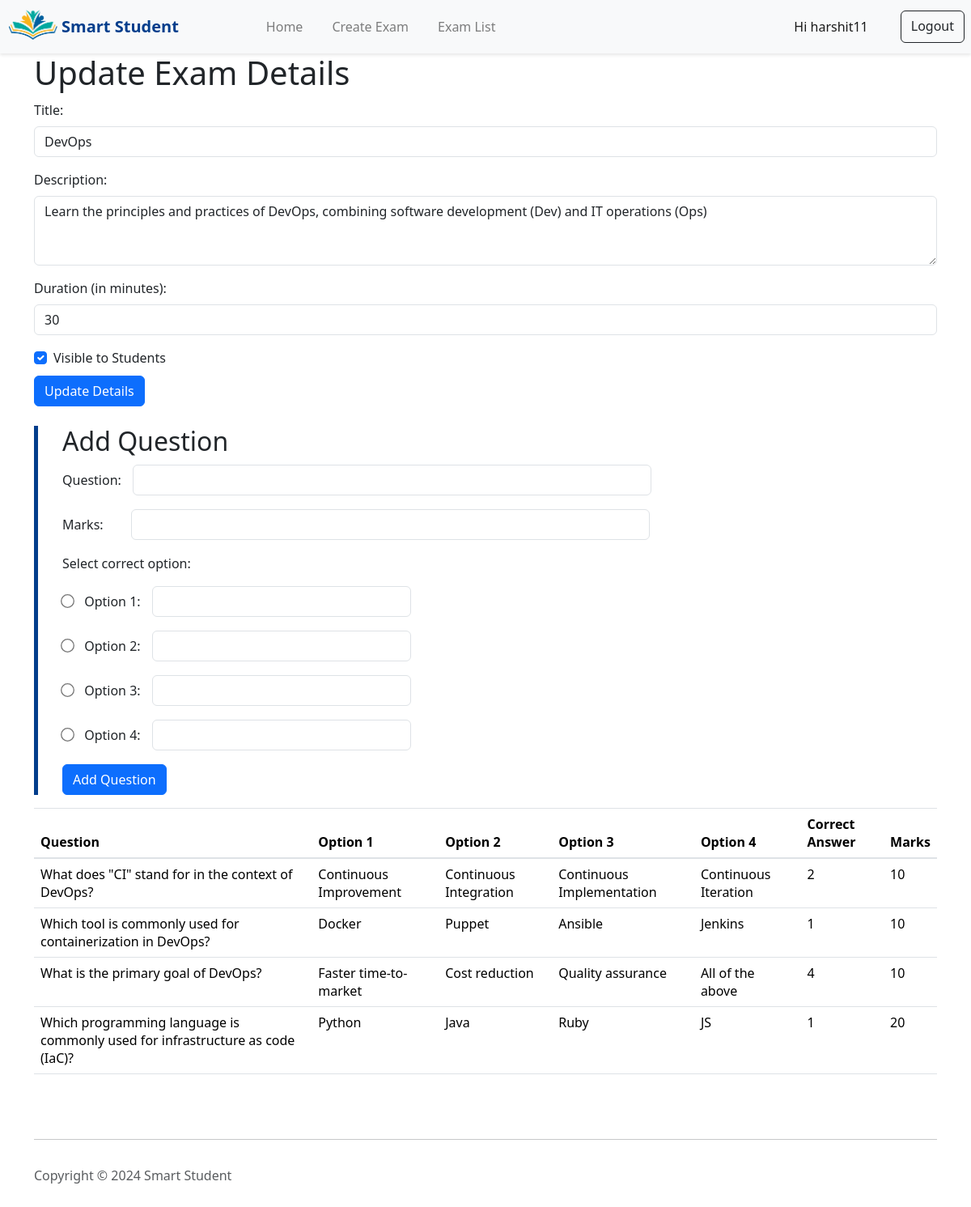
The page /exam/1/ (signed in) on the database its author committed.
### pages/models.py (models this page shows)
class Exam(models.Model):
    title = models.CharField(max_length=100)
    description = models.TextField()
    duration = models.IntegerField()
    teacher = models.ForeignKey(User, on_delete=models.CASCADE, related_name='exams')
    visibility = models.BooleanField(default=False)

class Question(models.Model):
    exam = models.ForeignKey(Exam, on_delete=models.CASCADE, related_name='questions')
    question= models.CharField(default ='', max_length=50)
    option1 = models.CharField(max_length=100)
    option2 = models.CharField(max_length=100)
    option3 = models.CharField(max_length=100)
    option4 = models.CharField(max_length=100)
    correct_answer = models.IntegerField()
    marks = models.IntegerField(default=1)

### pages/views.py (the view)
# urls.py: path('exam/<int:id>/', exam, name='exam'),
def exam(request, id):
    exam = Exam.objects.get(id=id)
    questions= Question.objects.filter(exam_id=id)
    return render(request, 'teacher/exam.html', {'exam': exam, 'questions': questions})

### pages/templates/teacher/exam.html (shortened to what this page needs)
<html>
    <head>
         {% load bootstrap5 %}
  {% bootstrap_css %}
  {% load static %}
  <link rel="stylesheet" href="{% static 'global.css' %}">
    </head>
    <body>
        {% include 'navbar.html' %}
        <!DOCTYPE html>
        <html lang="en">
        <head>
            <link rel="stylesheet" href="https://stackpath.bootstrapcdn.com/bootstrap/4.5.2/css/bootstrap.min.css">
        </head>
        <body>
            <div class="container">
                <form method="post" >
                    <h1>Update Exam Details</h1>
                    <div class="form-group">
                        <label for="title">Title:</label>
                        <input type="text" class="form-control" id="title" name="title" value="{{ exam.title }}">
                    </div>
                    <div class="form-group">
                        <label for="description">Description:</label>
                        <textarea class="form-control" id="description" name="description" rows="3">{{ exam.description }}</textarea>
                    </div>
                    <div class="form-group">
                        <label for="duration">Duration (in minutes):</label>
                        <input type="number" class="form-control" id="duration" name="duration" value="{{ exam.duration }}">
                    </div>
                    <div class="form-group form-check">
                        <input type="checkbox" class="form-check-input" id="visibility" name="visibility" {% if exam.visibility %}checked{% endif %}>
                        <label class="form-check-label" for="visibility">Visible to Students</label>
                    </div>
                    <button type="submit" class="btn btn-primary my-2">Update Details</button>
                </form>
                {% include 'teacher/addQuestion.html' %}
                <table class="table table-hover">
                    <thead>
                        <tr>
                            <th>Question</th>
                            <th>Option 1</th>
                            <th>Option 2</th>
                            <th>Option 3</th>
                            <th>Option 4</th>
                            <th>Correct Answer</th>
                            <th>Marks</th>
                        </tr>
                    </thead>
                    <tbody>
                        {% for question in questions %}
                        <tr>
                            <td>{{ question.question }}</td>
                            <td>{{ question.option1 }}</td>
                            <td>{{ question.option2 }}</td>
                            <td>{{ question.option3 }}</td>
                            <td>{{ question.option4 }}</td>
                            <td>{{ question.correct_answer }}</td>
                            <td>{{ question.marks }}</td>
                        </tr>
                        {% endfor %}
                    </tbody>
                </table>
            </div>
        </body>
        </html>
        {% include 'footer.html' %}
    </body>
</html>

### pages/templates/navbar.html (shortened to what this page needs)
<html>
  <head>
    {% load bootstrap5 %} {% bootstrap_css %} {% bootstrap_javascript %} {% load static %}
    <link rel="stylesheet" href="{% static 'global.css' %}" />
  </head>
  <nav class="custom-navbar navbar navbar-expand-lg navbar-light bg-light nav-bar-design">
    <img
      class="nav-logo ml-3"
      src="{% static 'images/logo-full.png' %}"
      alt="logo"
    />
    <span class="nav-logo-heading"> Smart Student</span>
    <div class="collapse navbar-collapse" id="navbarNav">
      <ul class="navbar-nav nav-content-container">
        <li class="nav-item">
          <a class="nav-link" href="/">Home</a>
        </li>
        {% if request.user.is_authenticated %}
            {% if request.user.is_staff %}
              <li class="nav-item">
                <a class="nav-link" href="/createExam">Create Exam</a>
              </li>
              <li class="nav-item">
                <a class="nav-link" href="/Examlist">Exam List</a>
              </li>
            {% else %}
              <li class="nav-item">
                <a class="nav-link" href="/groups">student link</a>
              </li>
            {% endif %}
        {% endif %}
      </ul>
    </div>
    <div class="navbar-nav ml-auto nav-button-container">
      {% if request.user.is_authenticated %}
      <li class="nav-item mx-4">
        <a class="nav-link active" href="#">Hi {{user.username}}</a>
      </li>
      <a href="/logout" class="btn btn-outline-dark mx-2 login-button"
        >Logout</a>
      {% endif %}
    </div>
  </nav>
</html>

### pages/static/global.css (style rules this page uses)
.nav-logo { max-width: 50px; margin-left: 10px; transform: scale(1.2); }
.navbar { box-shadow: 0 2px 4px rgba(0, 0, 0, 0.1); }
.nav-logo-heading { margin-left: 10px; font-size: 20px; font-weight: 700; color: #033E8C; }
.nav-link { font-weight: 500; margin-left: 20px; }
.nav-content-container { margin-left: 80px; }
.form-group { margin-top: 10px; }

### rows shown on the page
Exam: title "DevOps", description "Learn the principles and practices of DevOps, combining software development (Dev) and IT operations (Ops)", duration "30", visibility "☑"
Question: question "What does \"CI\" stand for in the context of DevOps?", option1 "Continuous Improvement", option2 "Continuous Integration", option3 "Continuous Implementation", option4 "Continuous Iteration", correct_answer "2", marks "10"
Question: question "Which tool is commonly used for containerization in DevOps?", option1 "Docker", option2 "Puppet", option3 "Ansible", option4 "Jenkins", correct_answer "1", marks "10"
Question: question "What is the primary goal of DevOps?", option1 "Faster time-to-market", option2 "Cost reduction", option3 "Quality assurance", option4 "All of the above", correct_answer "4", marks "10"
Question: question "Which programming language is commonly used for infrastructure as code (IaC)?", option1 "Python", option2 "Java", option3 "Ruby", option4 "JS", correct_answer "1", marks "20"

### other values the page prints
{{ user.username }} "harshit11"
